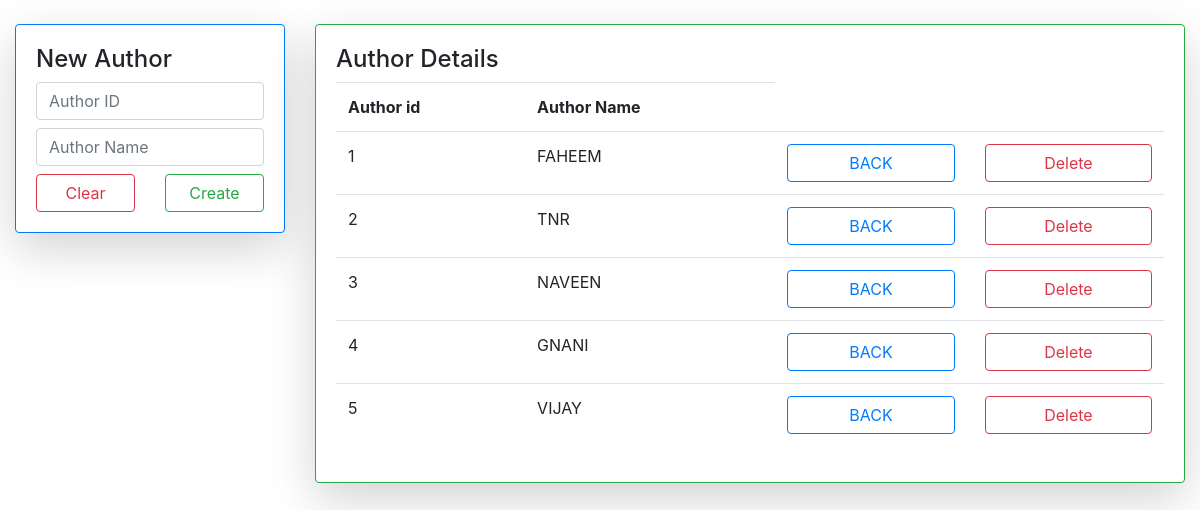
Page /author/ on the committed database.
### library/models.py (models this page shows)
class Author(models.Model):
	authorid=models.IntegerField(primary_key=True)
	authorname=models.CharField(max_length=100)

### library/views.py (the view)
# urls.py: path('author/',views.author,name="author"),
def author(request):
	d=Author.objects.all()
	if request.method=="POST":
		g=Aform(request.POST)
		if g.is_valid():
			g.save()
			return redirect('author')
	g=Aform()
	return render(request,'tnr/author.html',{'k':g,'e':d})

### library/forms.py
class Aform(forms.ModelForm):
	class Meta:
		model=Author
		fields=["authorid","authorname"]
		widgets={
		"authorid":forms.NumberInput(
			attrs={"class":"form-control my-2","placeholder":"Author ID",
			}),
		"authorname":forms.TextInput(
			attrs={"class":"form-control my-2","placeholder":"Author Name"
			})
		}

### library/templates/tnr/author.html (shortened to what this page needs)
{% load static %}
<!DOCTYPE html>
<html>
<head>
	<link rel="stylesheet" type="text/css" href="{% static 'css/bootstrap.min.css' %}">
</head>
<body>
	<div class="container-fluid mt-4">
		<div class="row">
			<div class="col-md-3">
				<div class="card shadow-lg boder border-primary">
					<div class="card-body">
						<h4>New Author</h4>
						<form method="post">
							{% for i in k %}
								{{i}}
							{% endfor %}
							<div class="row">
								<div class="col">
									<input type="reset" value="Clear" class="btn btn-outline-danger form-control">
								</div>
								<div class="col">
									<input type="submit" value="Create" class="btn btn-outline-success form-control">
								</div>
							</div>
						</form>
					</div>
				</div>
			</div>
			<div class="col">
				<div class="card shadow-lg border border-success">
					<div class="card-body">
						<h4>Author Details</h4>
						<table class="table">
							<tr>
								<th>Author id</th>
								<th>Author Name</th>
							</tr>
							{% for i in e %}
							<tr>
								<td>{{forloop.counter}}</td>
								<td>{{i.authorname}}</td>
								<td>
									<div class="row">
										<div class="col">
											<a href="{% url 'home' %}" class="btn btn-outline-primary form-control">BACK</a>
										</div>
										<div class="col">
											<a href="{% url 'authordel'  i.authorid %}" class="btn btn-outline-danger form-control">Delete</a>
										</div>
									</div>
								</td>
							</tr>
							{% endfor %}
						</table>
					</div>
				</div>
			</div>
		</div>
	</div>
</body>
</html>

### rows in the picture
Author: authorname "FAHEEM"
Author: authorname "TNR"
Author: authorname "NAVEEN"
Author: authorname "GNANI"
Author: authorname "VIJAY"
